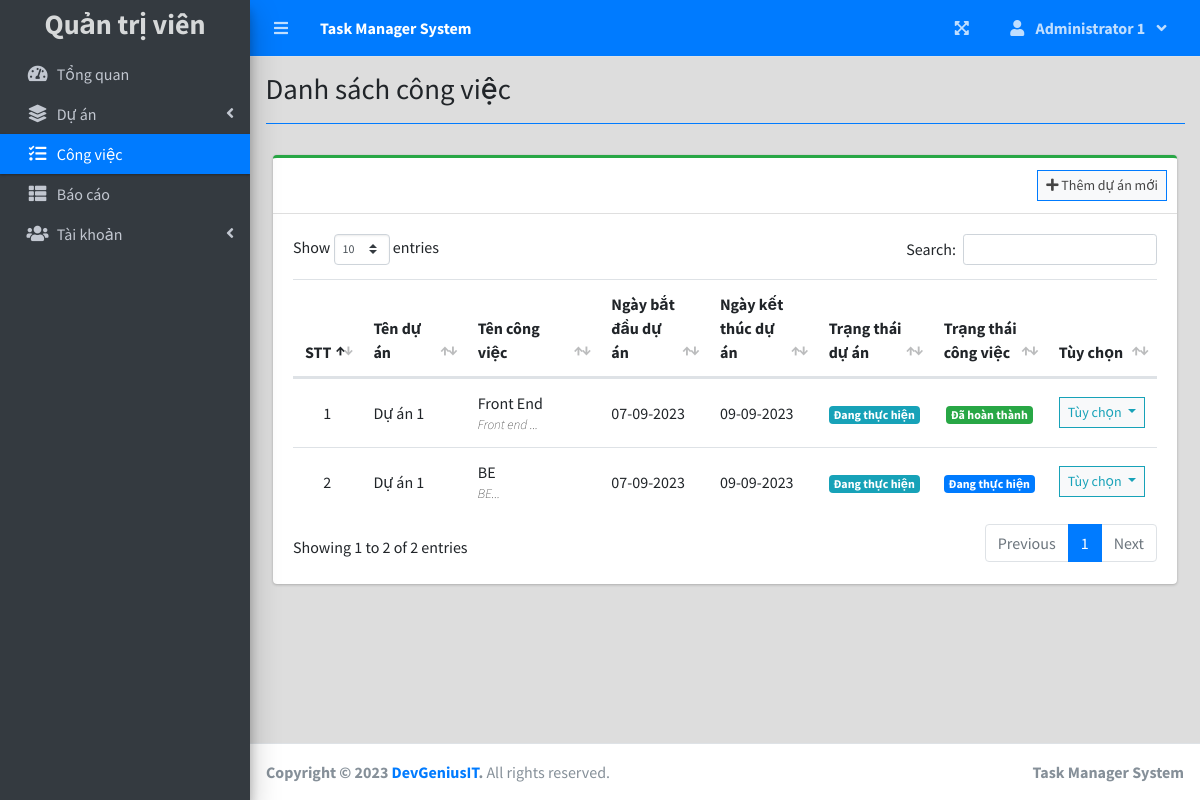
The app's page /index.php?page=task_list (signed in) with its own data.
### tables this page shows
CREATE TABLE `task_list` (
  `id` int(30) NOT NULL,
  `project_id` int(30) NOT NULL,
  `task` varchar(200) NOT NULL,
  `users_id` text NOT NULL,
  `description` text NOT NULL,
  `status` tinyint(4) NOT NULL,
  `date_created` datetime NOT NULL DEFAULT current_timestamp(),
  `file_name` varchar(255) NOT NULL
);

CREATE TABLE `project_list` (
  `id` int(30) NOT NULL,
  `name` varchar(200) NOT NULL,
  `description` text NOT NULL,
  `status` tinyint(2) NOT NULL,
  `start_date` date NOT NULL,
  `end_date` date NOT NULL,
  `manager_id` int(30) NOT NULL,
  `user_ids` text NOT NULL,
  `date_created` datetime NOT NULL DEFAULT current_timestamp(),
  `file_name` varchar(255) NOT NULL
);

### task_list.php (the view, shortened to what this page needs)
<?php include 'db_connect.php' ?>
<div class="col-lg-12">
	<div class="card card-outline card-success">
		<?php if ($_SESSION['login_type'] != 3) : ?>
			<div class="card-header">
				<div class="card-tools">
					<a class="btn btn-block btn-sm btn-default btn-flat border-primary" href="./index.php?page=new_project"><i class="fa fa-plus"></i> Thêm dự án mới</a>
				</div>
			</div>
		<?php endif; ?>
		<div class="card-body">
			<table class="table tabe-hover table-condensed" id="list">
				<colgroup>
					<col width="5%">
					<col width="15%">
					<col width="20%">
					<col width="15%">
					<col width="15%">
					<col width="10%">
					<col width="10%">
					<col width="10%">
				</colgroup>
				<thead>
					<tr>
						<th class="text-center">STT</th>
						<th>Tên dự án</th>
						<th>Tên công việc</th>
						<th>Ngày bắt đầu dự án</th>
						<th>Ngày kết thúc dự án</th>
						<th>Trạng thái dự án</th>
						<th>Trạng thái công việc</th>
						<th>Tùy chọn</th>
					</tr>
				</thead>
				<tbody style="font-weight: lighter !important;">
					<?php
					$i = 1;
					$where = "";
					$stat = array("Chưa thực hiện", "Đã bắt đầu", "Đang thực hiện", "Tạm dừng", "Quá hạn", "Đã hoàn thành", "Hoàn thành quá hạn");
					$qry = $conn->query("SELECT t.*,p.name as pname,p.start_date,p.status as pstatus, p.end_date,p.id as pid FROM task_list t inner join project_list p on p.id = t.project_id $where AND users_id IN (SELECT id FROM users $where) order by p.name asc");
					while ($row = $qry->fetch_assoc()) :
						$trans = get_html_translation_table(HTML_ENTITIES, ENT_QUOTES);
						unset($trans["\""], $trans["<"], $trans[">"], $trans["<h2"]);
						$desc = strtr(html_entity_decode($row['description']), $trans);
						$desc = str_replace(array("<li>", "</li>"), array("", ", "), $desc);
					?>
						<tr>
							<td style="font-weight: normal !important;" class="text-center"><?php echo $i++ ?></td>
							<td>
								<p><b><?php echo ucwords($row['pname']) ?></b></p>
							</td>
							<td>
								<p><b><?php echo ucwords($row['task']) ?></b></p>
								<p class="truncate"><?php echo strip_tags($desc) ?></p>
							</td>
							<td><b><?php echo date("d-m-Y", strtotime($row['start_date'])) ?></b></td>
							<td><b><?php echo date("d-m-Y", strtotime($row['end_date'])) ?></b></td>
							<td class="text-center">
								<?php
								if ($stat[$row['pstatus']] == 'Chưa thực hiện') {
									echo "<span class='badge badge-secondary'>{$stat[$row['pstatus']]}</span>";
								} elseif ($stat[$row['pstatus']] == 'Đã bắt đầu') {
									echo "<span class='badge badge-primary'>{$stat[$row['pstatus']]}</span>";
								} elseif ($stat[$row['pstatus']] == 'Đang thực hiện') {
									echo "<span class='badge badge-info'>{$stat[$row['pstatus']]}</span>";
								} elseif ($stat[$row['pstatus']] == 'Tạm dừng') {
									echo "<span class='badge badge-warning'>{$stat[$row['pstatus']]}</span>";
								} elseif ($stat[$row['pstatus']] == 'Quá hạn') {
									echo "<span class='badge badge-danger'>{$stat[$row['pstatus']]}</span>";
								} elseif ($stat[$row['pstatus']] == 'Đã hoàn thành') {
									echo "<span class='badge badge-success'>{$stat[$row['pstatus']]}</span>";
								}elseif ($stat[$row['pstatus']] == 'Hoàn thành quá hạn') {
									echo "<span class='badge badge-danger'>{$stat[$row['pstatus']]}</span>";
								}
								?>
							</td>
							<td class="text-center">
								<?php
								if ($row['status'] == 1) {
									echo "<span class='badge badge-secondary'>Chưa thực hiện</span>";
								} elseif ($row['status'] == 2) {
									echo "<span class='badge badge-primary'>Đang thực hiện</span>";
								} elseif ($row['status'] == 3) {
									echo "<span class='badge badge-success'>Đã hoàn thành</span>";
								}elseif ($row['status'] == 4) {
									echo "<span class='badge badge-danger'>Hoàn thành quá hạn</span>";
								}
								?>
							</td>
							<td class="text-center">
								<button type="button" class="btn btn-default btn-sm btn-flat border-info wave-effect text-info dropdown-toggle" data-toggle="dropdown" aria-expanded="true">
									Tùy chọn
								</button>
							</td>
						</tr>
					<?php endwhile; ?>
				</tbody>
			</table>
		</div>
	</div>
</div>

### task_list.php (style rules this page uses)
table p { margin: unset !important; }
table td { vertical-align: middle !important }

### records on screen
task_list: project_list.name "Dự án 1", task "Front End", description "Front end ...", project_list.start_date "07-09-2023", project_list.end_date "09-09-2023", project_list.status "Đang thực hiện", status "Đã hoàn thành"
task_list: project_list.name "Dự án 1", task "BE", description "BE...", project_list.start_date "07-09-2023", project_list.end_date "09-09-2023", project_list.status "Đang thực hiện", status "Đang thực hiện"

### other values on screen
$_SESSION['system']['name'] "Task Manager System"
$_SESSION['login_firstname' ] . ' ' . $_SESSION['login_lastname'] "Administrator 1"
$title "Danh sách công việc"
